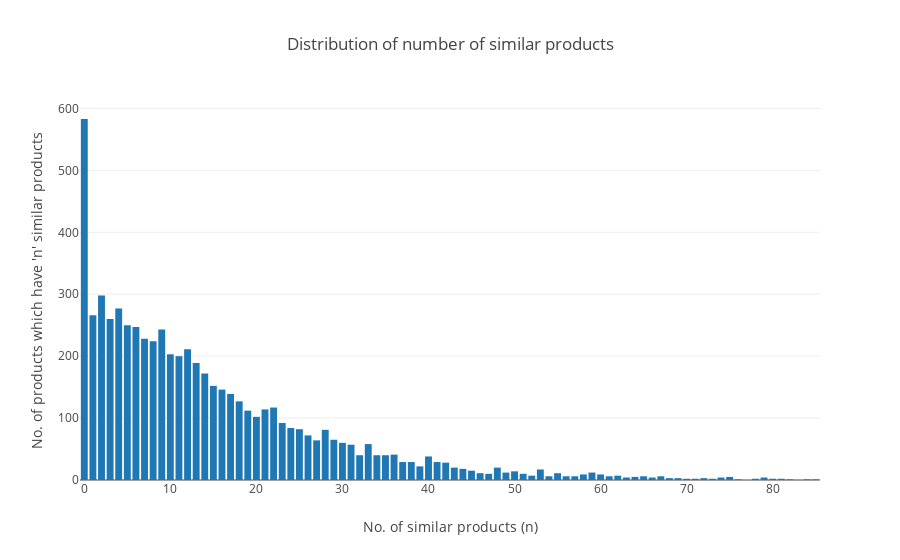

The cell this chart's notebook holds for it:
### Code cell
similarProductsListLengths = []
similarProductsListLengthFreqs = []
for i in range(max([*allSimilarProductsListLengthFrequenciesDict.keys()])):
    similarProductsListLengths.append(i)
    if i in allSimilarProductsListLengthFrequenciesDict:
        similarProductsListLengthFreqs.append(allSimilarProductsListLengthFrequenciesDict[i])
    else:
        similarProductsListLengthFreqs.append(0)

data = [
        Bar(
            x=similarProductsListLengths,
            y=similarProductsListLengthFreqs
        )
]

layout = Layout(
    title='Distribution of number of similar products',
    xaxis=dict(
        title='No. of similar products (n)'
    ),
    yaxis=dict(
        title='No. of products which have \'n\' similar products'
    )
)
fig = Figure(data=data, layout=layout)
iplot(fig)

### Figure 1 — Plotly figure (JSON) as saved in the notebook; plotly's stock layout.template omitted (floating-point values rounded to 4 significant figures)
{"data": [{"type": "bar", "x": [0, 1, 2, 3, 4, 5, 6, 7, 8, 9, 10, 11, 12, 13, 14, 15, 16, 17, 18, 19, 20, 21, 22, 23, 24, 25, 26, 27, 28, 29, 30, 31, 32, 33, 34, 35, 36, 37, 38, 39, 40, 41, 42, 43, 44, 45, 46, 47, 48, 49, 50, 51, 52, 53, 54, 55, 56, 57, 58, 59, 60, 61, 62, 63, 64, 65, 66, 67, 68, 69, 70, 71, 72, 73, 74, 75, 76, 77, 78, 79, 80, 81, 82, 83, 84, 85], "y": [583, 266, 298, 260, 277, 250, 247, 228, 224, 243, 203, 200, 211, 189, 172, 152, 146, 139, 127, 112, 102, 114, 117, 92, 84, 82, 72, 64, 81, 65, 60, 57, 40, 58, 40, 40, 41, 29, 29, 22, 38, 29, 28, 20, 18, 15, 11, 10, 20, 12, 14, 10, 7, 17, 6, 11, 6, 6, 9, 12, 9, 6, 7, 4, 5, 6, 4, 6, 3, 3, 2, 2, 3, 2, 4, 5, 1, 0, 2, 4, 2, 2, 1, 0, 1, 1]}], "layout": {"title": "Distribution of number of similar products", "xaxis": {"title": "No. of similar products (n)"}, "yaxis": {"title": "No. of products which have 'n' similar products"}}}
